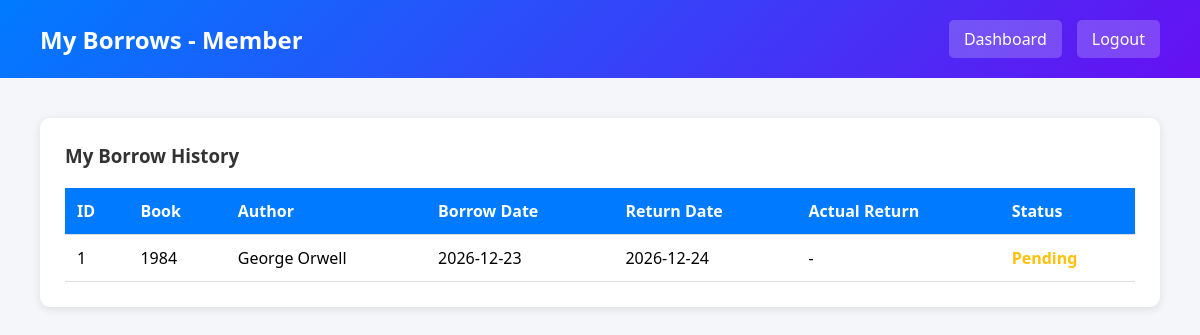
Page /member_my_borrows.php (signed in) on the committed database.
### tables this page shows
CREATE TABLE `borrow` (
  `borrow_id` int(11) NOT NULL,
  `member_id` int(11) NOT NULL,
  `book_id` int(11) NOT NULL,
  `librarian_id` int(11) DEFAULT NULL,
  `borrow_date` date NOT NULL,
  `return_date` date NOT NULL,
  `actual_return_date` date DEFAULT NULL,
  `status` enum('pending','approved','denied','borrowed','returned','overdue') DEFAULT 'pending',
  `request_notes` text DEFAULT NULL,
  `created_at` timestamp NOT NULL DEFAULT current_timestamp()
);

CREATE TABLE `books` (
  `book_id` int(11) NOT NULL,
  `title` varchar(200) NOT NULL,
  `author` varchar(100) NOT NULL,
  `year_published` int(11) DEFAULT NULL,
  `quantity` int(11) DEFAULT 1,
  `available_quantity` int(11) DEFAULT 1,
  `status` enum('active','inactive','archived') DEFAULT 'active',
  `content` text DEFAULT NULL,
  `created_at` timestamp NOT NULL DEFAULT current_timestamp()
);

### member_my_borrows.php (the view, shortened to what this page needs)
<?php
require_once 'config.php';
$member_id = getUserId();
$stmt = $pdo->prepare("
    SELECT b.*, bk.title as book_title, bk.author
    FROM borrow b
    JOIN books bk ON b.book_id = bk.book_id
    WHERE b.member_id = ?
    ORDER BY b.created_at DESC
");
$stmt->execute([$member_id]);
$borrows = $stmt->fetchAll();
?>
<!DOCTYPE html>
<html lang="en">
<head>
</head>
<body>
    <div class="header">
        <h1>My Borrows - Member</h1>
        <div class="nav-links">
            <a href="member_dashboard.php">Dashboard</a>
            <a href="logout.php">Logout</a>
        </div>
    </div>
    <div class="container">
        <div class="table-card">
            <h3>My Borrow History</h3>
            <?php if (empty($borrows)): ?>
                <div class="empty-state">
                    <p>You haven't borrowed any books yet</p>
                </div>
            <?php else: ?>
                <table>
                    <thead>
                        <tr>
                            <th>ID</th>
                            <th>Book</th>
                            <th>Author</th>
                            <th>Borrow Date</th>
                            <th>Return Date</th>
                            <th>Actual Return</th>
                            <th>Status</th>
                        </tr>
                    </thead>
                    <tbody>
                        <?php foreach ($borrows as $borrow): ?>
                        <tr>
                            <td><?php echo $borrow['borrow_id']; ?></td>
                            <td><?php echo htmlspecialchars($borrow['book_title']); ?></td>
                            <td><?php echo htmlspecialchars($borrow['author']); ?></td>
                            <td><?php echo $borrow['borrow_date']; ?></td>
                            <td><?php echo $borrow['return_date']; ?></td>
                            <td><?php echo $borrow['actual_return_date'] ?? '-'; ?></td>
                            <td class="status-<?php echo $borrow['status']; ?>"><?php echo ucfirst($borrow['status']); ?></td>
                        </tr>
                        <?php endforeach; ?>
                    </tbody>
                </table>
            <?php endif; ?>
        </div>
    </div>
</body>
</html>

### member_my_borrows.php (style rules this page uses)
* { margin: 0; padding: 0; box-sizing: border-box; }
body { font-family: 'Segoe UI', Tahoma, Geneva, Verdana, sans-serif; background: #f4f6f9; }
.header { background: linear-gradient(135deg, #007bff 0%, #6610f2 100%); color: white; padding: 20px 40px; display: flex; justify-content: space-between; align-items: center; }
.header h1 { font-size: 24px; }
.nav-links { display: flex; gap: 15px; }
.nav-links a { color: white; text-decoration: none; padding: 8px 15px; background: rgba(255,255,255,0.2); border-radius: 5px; }
.container { padding: 40px; max-width: 1400px; margin: 0 auto; }
.table-card { background: white; padding: 25px; border-radius: 10px; box-shadow: 0 2px 10px rgba(0,0,0,0.1); }
.table-card h3 { margin-bottom: 20px; color: #333; }
table { width: 100%; border-collapse: collapse; }
th, td { padding: 12px; text-align: left; border-bottom: 1px solid #ddd; }
th { background: #007bff; color: white; }
.status-pending { color: #ffc107; font-weight: bold; }

### rows in the picture
borrow: borrow_id "1", book.title "1984", book.author "George Orwell", borrow_date "2026-12-23", return_date "2026-12-24", actual_return_date "-", status "Pending"
